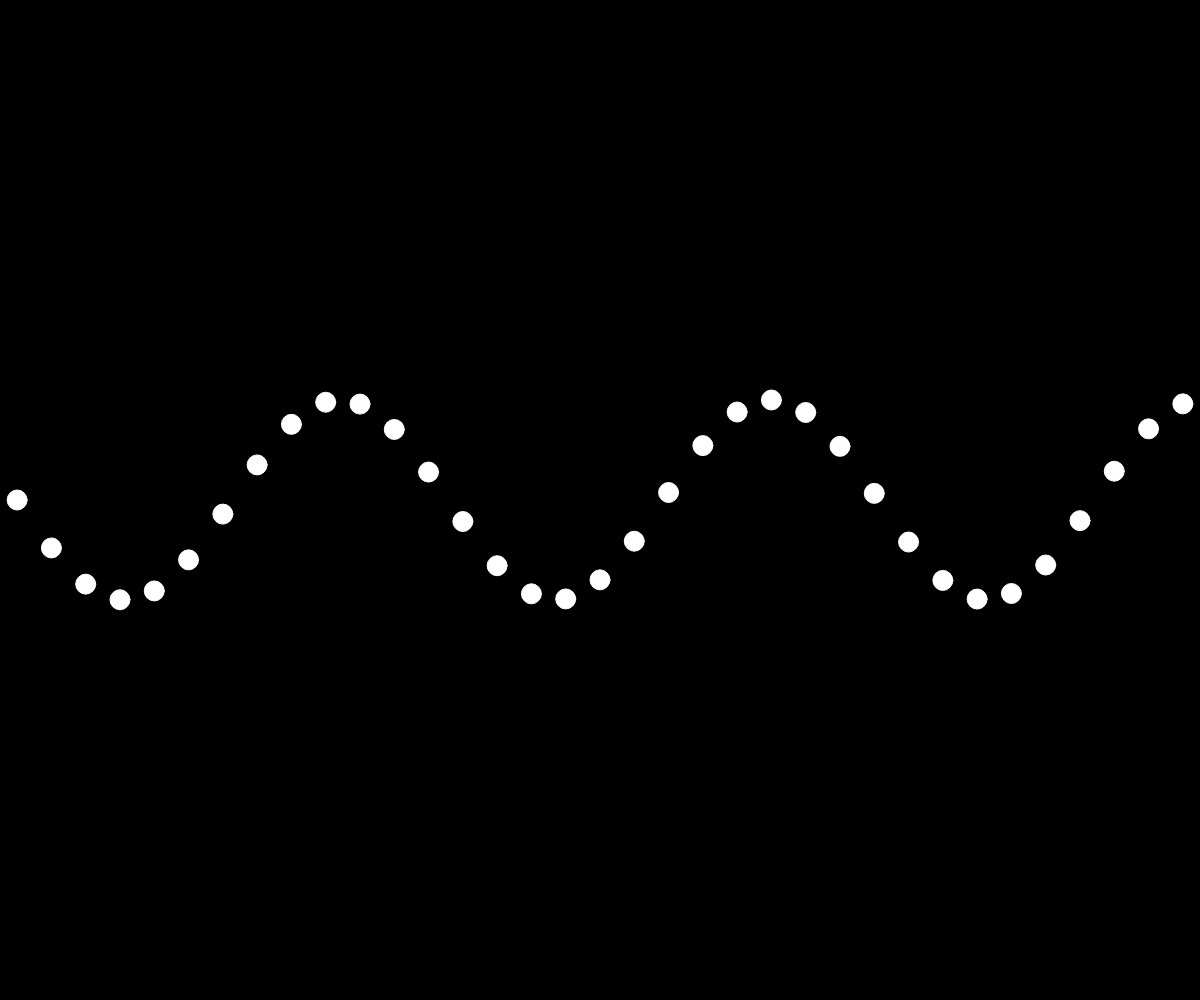
Frame 1 (no input)
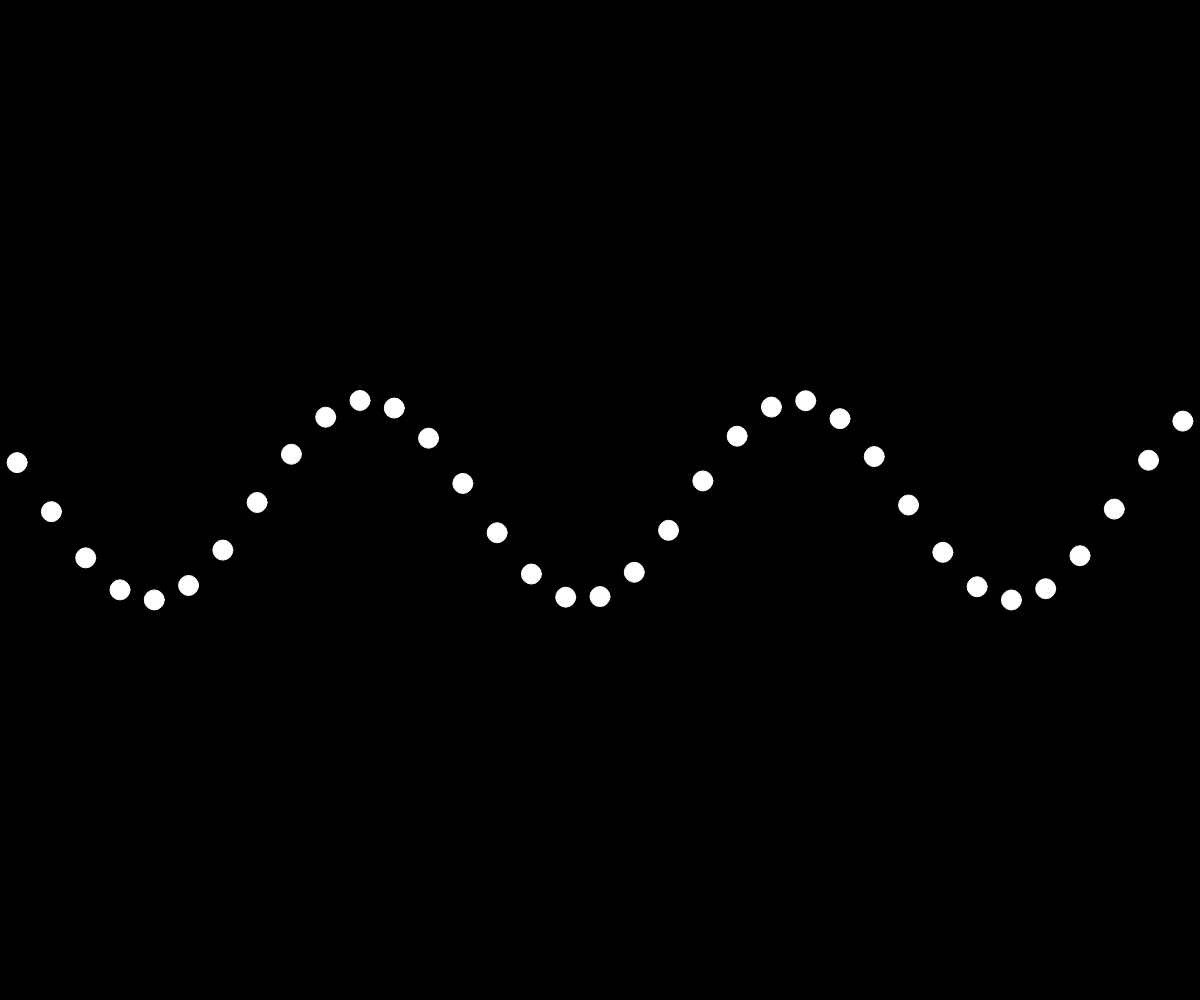
Frame 60 (no input)
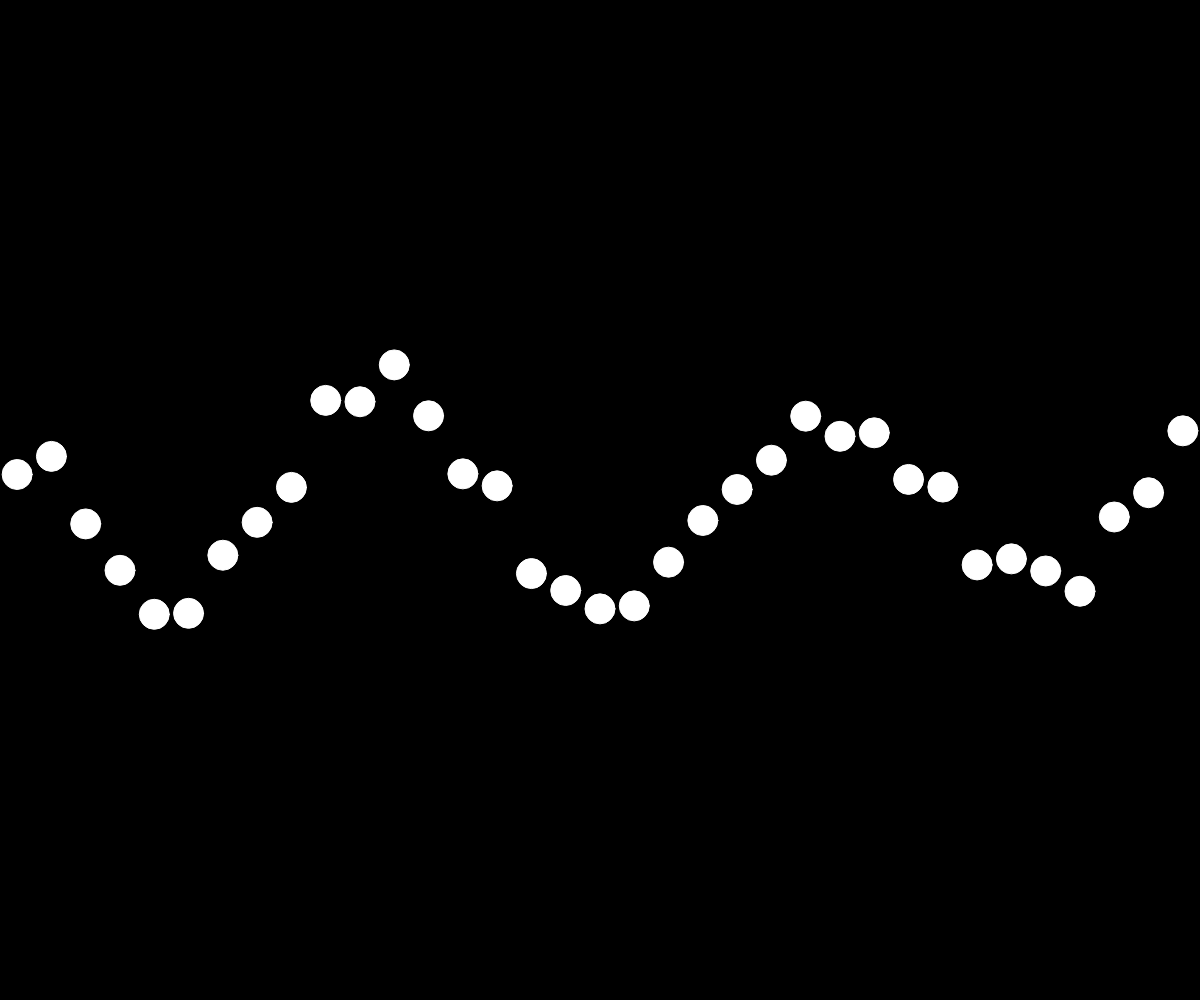
Frame 120 (the mouse pressed at the canvas centre since frame 60)

The p5.js sketch that drew these frames (run headless with seeded random() and noise() and a simulated clock; from frame 60 on, the mouse is pressed at the canvas centre):

// p5.js sketch
// ── sketch.js
var balls = [];

function setup() {

	createCanvas(windowWidth, windowHeight);

	var num = 35;
	var difference = 0.5;
	for (let i = 0; i < num; i++){
		balls[i] = new Ball(width/num * (i+0.5), difference * i);
	}

}

function draw() {

	background(0);

	for (let ball of balls) {
		ball.move();
		ball.gen();
	}

}

// ── ball.js
function Ball(x = width/2, angV = 0) {

  this.x = x;
  this.y = height/2;
  this.diam = 20;

  this.angV = angV;

  this.gen = function() {

    stroke(255);
    fill(255);
    ellipse(this.x, this.y, this.diam);
    // line(this.x, height/2, this.x, this.y);

  };

  this.move = function() {

    if (mouseIsPressed) {
      var schiz = random(-40, 40);
      this.diam = 30;
      this.y = 100 * sin(this.angV) + height/2 + schiz;
    } else {
      this.diam = 20;
      this.y = 100 * sin(this.angV) + height/2;
    }

    this.angV += 0.1;

  }

}
